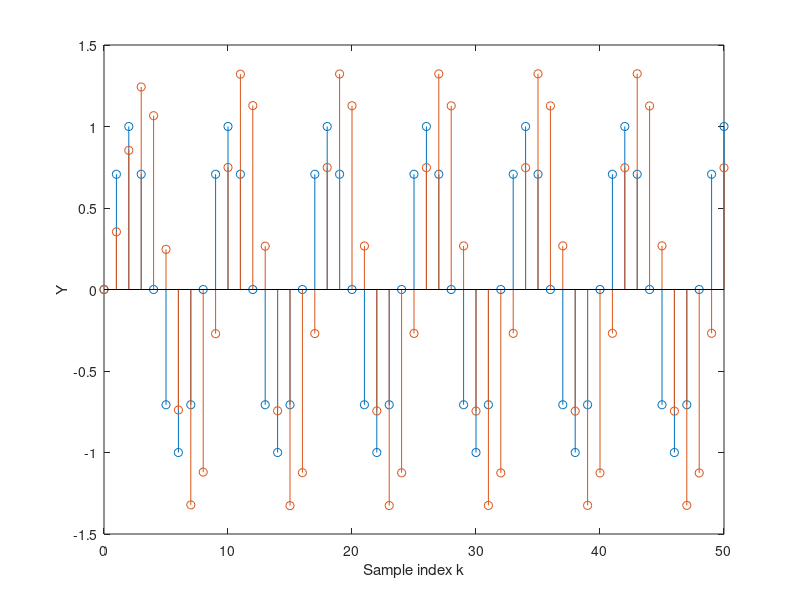

MATLAB code for this plot:
%IIR system 
clc;
clear all;
close all;

Nx=51;
b=[0.5,0.7,0.6,0.4];
a=[1,0.4,-0.3,0.2];
n=(0:Nx-1);
x=sin(2*pi*0.125*n);
y=filter(b,a,x)
figure(1)

%subplot('211');
stem(n,x),xlabel('Sample index k'),
ylabel('X'),
hold on

stem(n,y),xlabel('Sample index k'),
ylabel('Y'),
